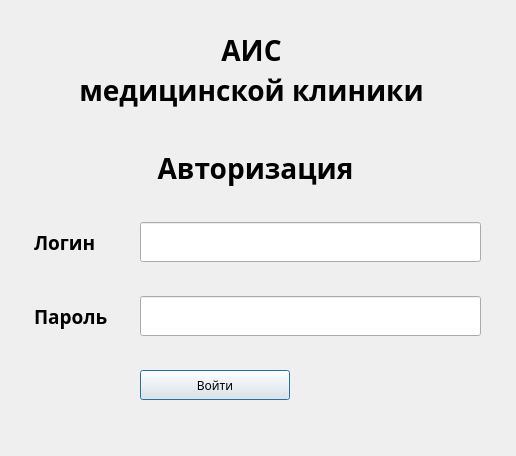
<?xml version="1.0" encoding="UTF-8"?>
<ui version="4.0">
 <class>authorization</class>
 <widget class="QDialog" name="authorization">
  <property name="geometry">
   <rect>
    <x>0</x>
    <y>0</y>
    <width>516</width>
    <height>456</height>
   </rect>
  </property>
  <property name="font">
   <font>
    <family>Gargi</family>
   </font>
  </property>
  <property name="windowTitle">
   <string>Авторизация</string>
  </property>
  <widget class="QLabel" name="lbPhoneNumber_3">
   <property name="geometry">
    <rect>
     <x>34</x>
     <y>148</y>
     <width>443</width>
     <height>40</height>
    </rect>
   </property>
   <property name="minimumSize">
    <size>
     <width>0</width>
     <height>40</height>
    </size>
   </property>
   <property name="maximumSize">
    <size>
     <width>16777215</width>
     <height>40</height>
    </size>
   </property>
   <property name="font">
    <font>
     <family>Rachana</family>
     <pointsize>21</pointsize>
     <weight>75</weight>
     <italic>false</italic>
     <bold>true</bold>
    </font>
   </property>
   <property name="text">
    <string>Авторизация</string>
   </property>
   <property name="alignment">
    <set>Qt::AlignCenter</set>
   </property>
  </widget>
  <widget class="QLabel" name="lbText">
   <property name="geometry">
    <rect>
     <x>34</x>
     <y>222</y>
     <width>100</width>
     <height>40</height>
    </rect>
   </property>
   <property name="minimumSize">
    <size>
     <width>100</width>
     <height>40</height>
    </size>
   </property>
   <property name="font">
    <font>
     <family>Gargi</family>
     <pointsize>14</pointsize>
     <weight>75</weight>
     <italic>false</italic>
     <bold>true</bold>
     <strikeout>false</strikeout>
    </font>
   </property>
   <property name="text">
    <string>Логин</string>
   </property>
  </widget>
  <widget class="QLineEdit" name="leLogin">
   <property name="geometry">
    <rect>
     <x>140</x>
     <y>222</y>
     <width>341</width>
     <height>40</height>
    </rect>
   </property>
   <property name="minimumSize">
    <size>
     <width>0</width>
     <height>40</height>
    </size>
   </property>
   <property name="inputMask">
    <string notr="true"/>
   </property>
  </widget>
  <widget class="QLabel" name="lbText2">
   <property name="geometry">
    <rect>
     <x>34</x>
     <y>296</y>
     <width>100</width>
     <height>40</height>
    </rect>
   </property>
   <property name="minimumSize">
    <size>
     <width>100</width>
     <height>40</height>
    </size>
   </property>
   <property name="font">
    <font>
     <family>Gargi</family>
     <pointsize>14</pointsize>
     <weight>75</weight>
     <italic>false</italic>
     <bold>true</bold>
     <strikeout>false</strikeout>
    </font>
   </property>
   <property name="text">
    <string>Пароль</string>
   </property>
  </widget>
  <widget class="QLineEdit" name="lePassword">
   <property name="geometry">
    <rect>
     <x>140</x>
     <y>296</y>
     <width>341</width>
     <height>40</height>
    </rect>
   </property>
   <property name="minimumSize">
    <size>
     <width>0</width>
     <height>40</height>
    </size>
   </property>
   <property name="font">
    <font>
     <family>Ubuntu</family>
    </font>
   </property>
  </widget>
  <widget class="QPushButton" name="btnEnter">
   <property name="geometry">
    <rect>
     <x>140</x>
     <y>370</y>
     <width>150</width>
     <height>30</height>
    </rect>
   </property>
   <property name="minimumSize">
    <size>
     <width>150</width>
     <height>30</height>
    </size>
   </property>
   <property name="maximumSize">
    <size>
     <width>150</width>
     <height>30</height>
    </size>
   </property>
   <property name="text">
    <string>Войти</string>
   </property>
  </widget>
  <widget class="QLabel" name="lbPhoneNumber_4">
   <property name="geometry">
    <rect>
     <x>30</x>
     <y>30</y>
     <width>443</width>
     <height>40</height>
    </rect>
   </property>
   <property name="minimumSize">
    <size>
     <width>0</width>
     <height>40</height>
    </size>
   </property>
   <property name="maximumSize">
    <size>
     <width>16777215</width>
     <height>40</height>
    </size>
   </property>
   <property name="font">
    <font>
     <family>Rachana</family>
     <pointsize>21</pointsize>
     <weight>75</weight>
     <italic>false</italic>
     <bold>true</bold>
    </font>
   </property>
   <property name="text">
    <string>АИС</string>
   </property>
   <property name="alignment">
    <set>Qt::AlignCenter</set>
   </property>
  </widget>
  <widget class="QLabel" name="lbPhoneNumber_5">
   <property name="geometry">
    <rect>
     <x>30</x>
     <y>70</y>
     <width>443</width>
     <height>40</height>
    </rect>
   </property>
   <property name="minimumSize">
    <size>
     <width>0</width>
     <height>40</height>
    </size>
   </property>
   <property name="maximumSize">
    <size>
     <width>16777215</width>
     <height>40</height>
    </size>
   </property>
   <property name="font">
    <font>
     <family>Rachana</family>
     <pointsize>21</pointsize>
     <weight>75</weight>
     <italic>false</italic>
     <bold>true</bold>
    </font>
   </property>
   <property name="text">
    <string>медицинской клиники</string>
   </property>
   <property name="alignment">
    <set>Qt::AlignCenter</set>
   </property>
  </widget>
 </widget>
 <resources/>
 <connections/>
</ui>
